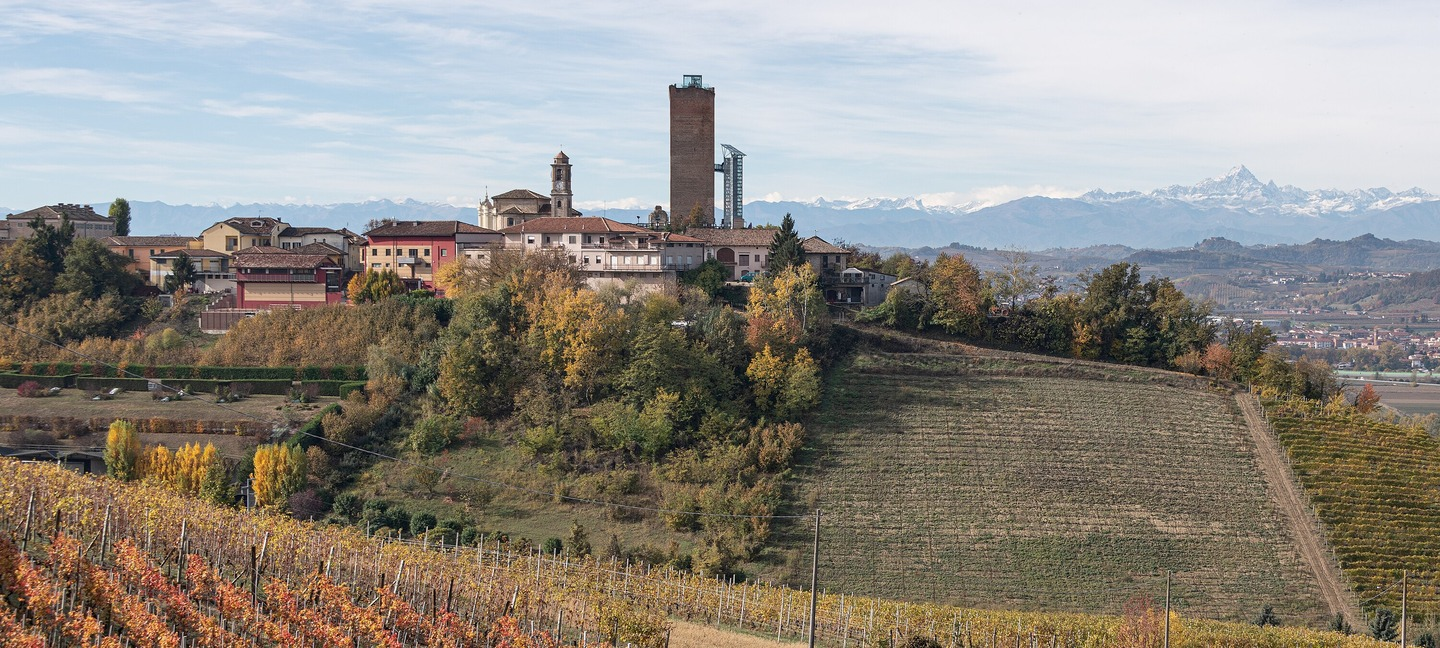
#> input picture photos/bb_barbaresco_tower.jpg, 1440 x 648 px, given in place of de_reds_cover_vineyard_pexels.jpg, which was not available
$ python build_fffa_reds_cover.py ../photos/bb_barbaresco_tower.jpg
#> lines starting #> are read from the running program, lines starting #| are printed output that depends on the picture; pictures that were not available may be replaced by others from this repository, and a replacement may not be noted
"""Build the two photographs the FFFA "Red Wines of Germany" deck grades: the cover, and
the Stuttgart terraces on the closing page.

WHY A BUILD STEP. The photograph (Saman Taheri / Unsplash, 4912x7360) is a portrait
whose glass runs from ~14% to ~86% of the frame, and fff_cover() sets its type in the
lower third of the page, so the title would cross the stem and base. Rather than crop
into the glass or put a scrim over it, the whole glass is placed in the UPPER part of the
page and the photo's own black background is extended below it for the type -- the same
idea as build_fff_cover.py for the Viognier cover.

HOW. The photo is scaled to 28% (so the glass is ~1,480px tall), shifted up so the splash
tip sits ~190px from the top and the base clears the type zone (~y=1788), then composited
over flat near-black with feathered left, right and bottom edges so the spotlit halo fades
into the black instead of ending in a visible rectangle. Output is exactly 2160x2700, so
fff_cover() adds no further crop. The glass was first placed 110px up; the base then came
within ~50px of the kicker icon, tight against the 120px rhythm elsewhere, so it is 150px.

THE VINEYARD COVER (current). Steve supplied a 3024x4032 photograph of a vine row with clusters of
dark red-wine grapes and a village below the slope (Pexels, Sayed Masoumi; the photographer's name
is from the file name). Location is NOT asserted: Pexels carries none and the file has none.

ROUND 3 (current): ZOOMED OUT to show the bunches. zoom=0.60 places the whole photograph, village at
the top to bunches at the base, in the ~1,730px above the type zone. Nothing is cropped. The page is
still full-bleed: the 40% of width the smaller photo leaves is filled with the photo's own edges
mirrored outward and blurred, darkened gently toward the page edge, so the vegetation appears to
continue past the frame. The first backdrop (a blurred, dimmed full-width copy) read as a gray
pillarbox and was replaced. The fade into near-black ends at the photo's own bottom edge (y=1728).
Measured on the dark, non-green mass below the village (bunches and dark vine bases; median at 82%
of the photo's height): visible 15% at zoom 1.00, 40% at 0.76, 57% at 0.68, 85% at 0.60. A first
measurement used a color mask and was wrong: it counted dark neutral roofs as grapes. The cost of
zooming out is that the sharp photo is 60% of the page width; 0.68 or 0.76 are one parameter away.

ROUND 2: top-aligned at full page width so the village shows (zoom 1.0); the bunches, which are at
68-98% of the photo's height, mostly fell under the type zone. ROUND 1: bunches framed, village
cropped out (shift_up 1,304 then 1,180).

THE GLASSES COVER (previous; retained, build with --glasses). Steve supplied a photograph of two glasses of red wine at a
candlelit table (photos/de_reds_cover_glasses_612.jpg, 612x408 px, no embedded credit or license
data) and asked for a close crop on the glasses. That is a 334 px-wide crop filling a 2160 px
cover: a 6.5x ENLARGEMENT, which no treatment can make sharp. What was done to make it as good as
it can be (see build_glasses_cover): crop 334x339 around both glasses; denoise first (the JPEG's
8x8 blocks show as stair-steps on the rims under plain Lanczos); two 2x Lanczos steps; a light
unsharp mask; and fine monochrome film grain (sigma 5) so the remaining softness reads as
photographic texture rather than blur. The stems and table fade into near-black below the wine so
the type has a dark zone, as with the splash cover. The earlier splash cover is retained
(`--splash`) but no longer used.

THE TERRACES (closing page). The Stuttgart photograph is a dusk shot: its photo band measured
0.040 mean luminance against 0.19-0.30 on the deck's other five pages. A gamma lift of 0.6
(x ** 0.6) takes it to 0.095: the stone walls, huts and vine rows become legible and the dusk
mood survives; 0.5 (0.126) started to look flat. The original is untouched; the graded copy is
photos/de_reds_stuttgart_terraces_graded.jpg.
"""
import os
import sys

import numpy as np
from PIL import Image

ROOT = os.path.join(os.path.dirname(os.path.abspath(__file__)), "..")
SRC = f"{ROOT}/photos/de_reds_cover_splash.jpg"
OUT = f"{ROOT}/photos/fff_reds_cover.jpg"
W, H = 2160, 2700
SCALE = 0.28
SHIFT_UP = 150
FEATHER_SIDES, FEATHER_BOTTOM = 280, 220


def smooth(t):
    t = np.clip(t, 0, 1)
    return t * t * (3 - 2 * t)


def build_vineyard_cover(zoom=0.60, shift_up=0, fade_from=1560, fade_to=1780, feather=110, blur=14, dim=0.5,
                         backdrop="mirror", out=None):
    """zoom=1.0 fills the page width (the village framing). zoom<1 ZOOMS OUT: the photo is placed at
    zoom x the page width, so more of its height fits above the type zone (zoom 0.6 shows the whole
    photo, village to bunches), and the bands at the sides are filled with a blurred, dimmed copy of
    the photo itself, so the cover stays full-bleed. The sharp photo's left and right edges are
    feathered into that backdrop. The fade into near-black ends by fade_to, or by the photo's own
    bottom edge if that is higher (a fade that runs past the edge leaves a faint step)."""
#> called with zoom = 0.6, shift_up = 0, fade_from = 1560, fade_to = 1780, feather = 110, blur = 14, dim = 0.5, backdrop = 'mirror'
    from PIL import ImageFilter
    src = Image.open(f"{ROOT}/photos/de_reds_cover_vineyard_pexels.jpg").convert("RGB")
#> src is the input picture: PIL image 1440x648 RGB; mean R, G, B 142.2, 137.5, 129.9
    full_h = int(round(src.height * W / src.width))
#> full_h = 972
    full = src.resize((W, full_h), Image.LANCZOS)
    ws = int(round(W * zoom)); hs = int(round(src.height * ws / src.width))
#> after `hs = int(round(src.height * ws / src.width))`: hs = 583
    sharp = np.asarray(full if zoom >= 0.999 else src.resize((ws, hs), Image.LANCZOS)).astype(np.float32)
    if zoom >= 0.999:
        ws, hs = W, full_h
    bg = np.array([8.0, 7.0, 6.0], np.float32)
    canvas = np.zeros((H, W, 3), np.float32); canvas[:] = bg
    top = -shift_up
    ys = np.arange(H, dtype=np.float32)[:, None]
    edge_y = fade_to if zoom >= 0.999 else min(fade_to, top + hs)
#> edge_y = 583
    alpha_y = 1 - smooth((ys - fade_from) / float(max(edge_y - fade_from, 1)))
    if zoom < 0.999 and backdrop == "mirror":
        # backdrop v2: the photo's OWN edges mirrored outward and blurred, so the vegetation appears to
        # continue past the frame, then darkened gently toward the page edges. The first version (below)
        # blurred and dimmed a separate full-width copy: it read as a gray pillarbox with visible edges.
        rows = min(hs, H)
#> rows = 583
        padl = (W - ws) // 2; padr = W - ws - padl
        ext = np.pad(sharp[:rows], ((0, 0), (padl, padr), (0, 0)), mode="reflect")
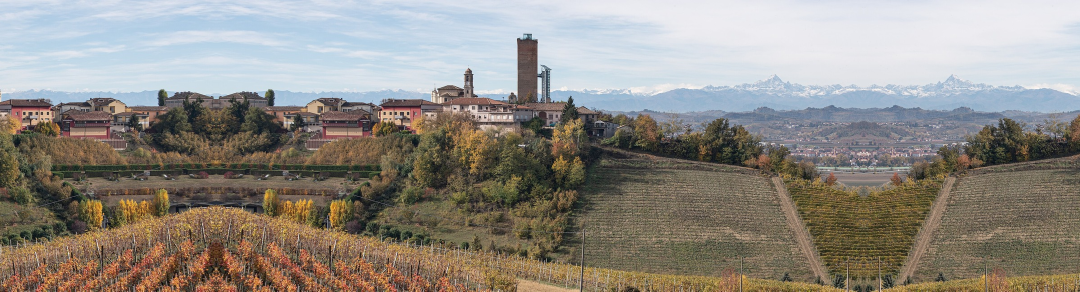
#> ext: shape (583, 2160, 3) float32 (shown at 1/2 size); mean R, G, B 143.5, 138.6, 131.4
        small = Image.fromarray(ext.clip(0, 255).astype("uint8")).resize((W // 4, rows // 4), Image.LANCZOS)
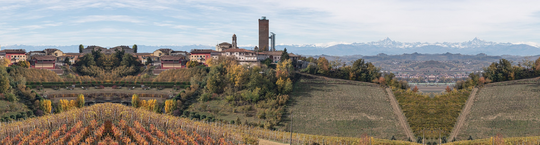
#> small: PIL image 540x145 RGB; mean R, G, B 143.5, 138.6, 131.4
        back = np.asarray(small.filter(ImageFilter.GaussianBlur(blur)).resize((W, rows), Image.BICUBIC)).astype(np.float32)
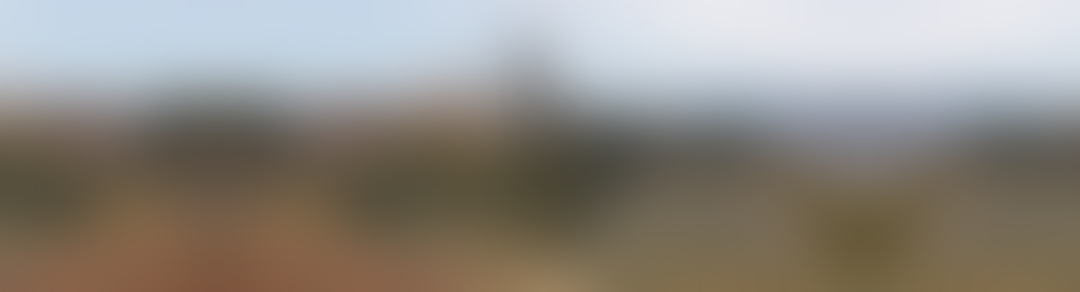
#> back: shape (583, 2160, 3) float32 (shown at 1/2 size); mean R, G, B 143.6, 138.8, 130.7
        xs_full = np.arange(W, dtype=np.float32)[None, :]
        dist = np.maximum(padl - xs_full, xs_full - (W - padr - 1)).clip(0, None) / float(max(padl, 1))
        back *= (1 - 0.40 * np.clip(dist, 0, 1))[..., None]          # darker toward the page edge
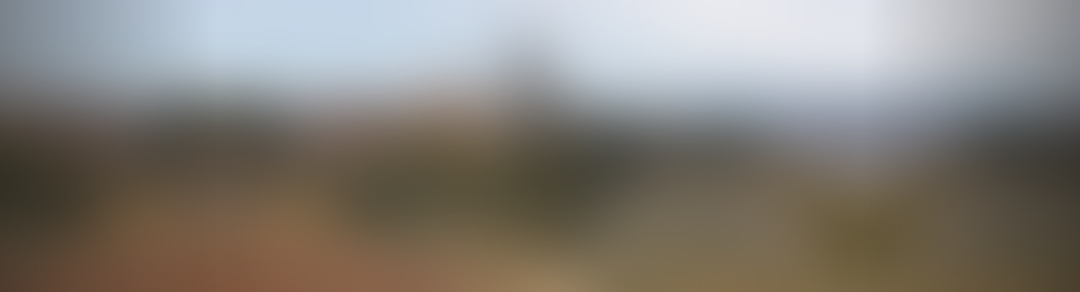
#> back: shape (583, 2160, 3) float32 (shown at 1/2 size); mean R, G, B 132, 127.5, 120.5
        canvas[:rows] = canvas[:rows] * (1 - alpha_y[:rows, None]) + back * alpha_y[:rows, None]
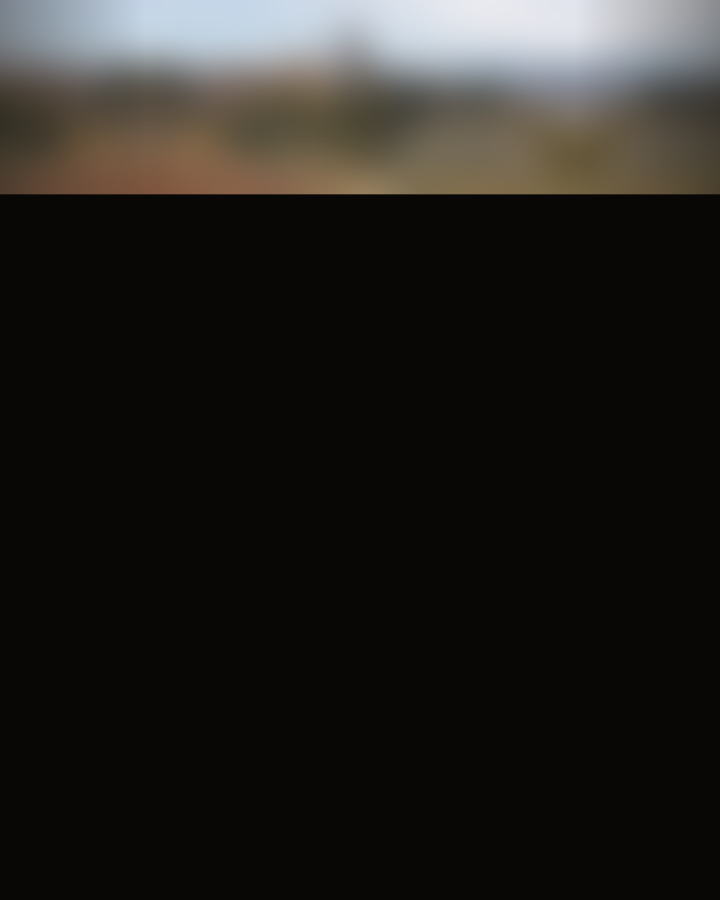
#> canvas: shape (2700, 2160, 3) float32 (shown at 1/3 size); mean R, G, B 28.5, 27.5, 26
    elif zoom < 0.999:
        # backdrop v1 ("copy"): the full-width copy, top-aligned, blurred (on a small copy for speed) and dimmed
        small = full.resize((W // 4, full_h // 4), Image.LANCZOS).filter(ImageFilter.GaussianBlur(blur))
        back = np.asarray(small.resize((W, full_h), Image.BICUBIC)).astype(np.float32) * dim
        rows = min(H, full_h)
        canvas[:rows] = canvas[:rows] * (1 - alpha_y[:rows, None]) + back[:rows] * alpha_y[:rows, None]
    x0 = (W - ws) // 2
    xs = np.arange(ws, dtype=np.float32)[None, :]
    alpha_x = smooth(np.minimum(xs, ws - 1 - xs) / float(feather)) if zoom < 0.999 else np.ones((1, ws), np.float32)
    y0, y1 = max(top, 0), min(top + hs, H)
#> y0 = 0; y1 = 583
    sub = sharp[y0 - top:y1 - top]
    a = (alpha_y[y0:y1] * alpha_x)[..., None]
    canvas[y0:y1, x0:x0 + ws] = canvas[y0:y1, x0:x0 + ws] * (1 - a) + sub * a
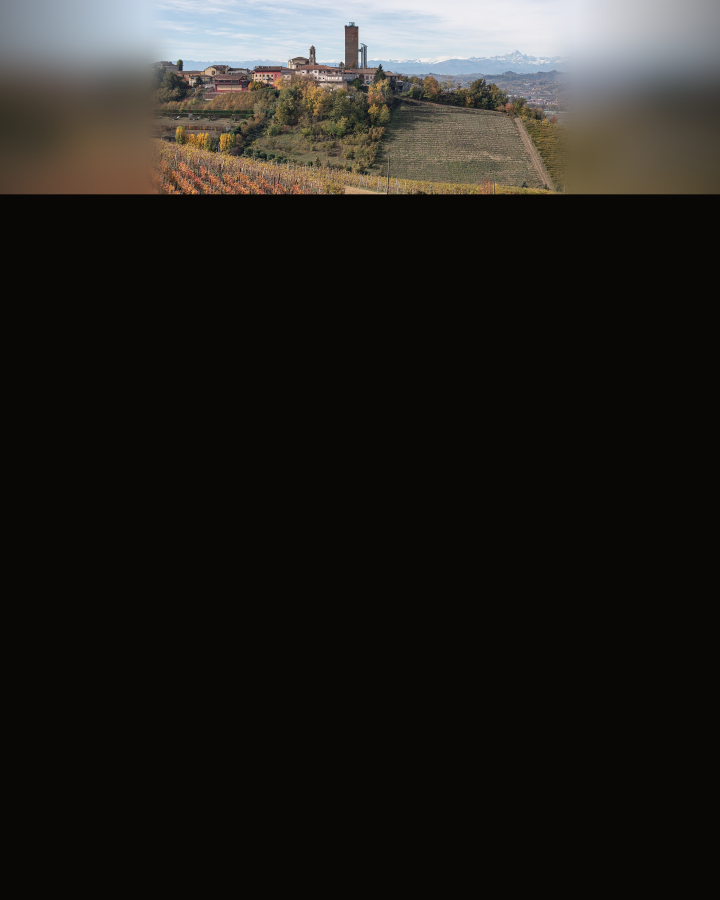
#> canvas: shape (2700, 2160, 3) float32 (shown at 1/3 size); mean R, G, B 28.5, 27.5, 26
    out = out or f"{ROOT}/photos/fff_reds_cover_vineyard.jpg"
    Image.fromarray(canvas.clip(0, 255).astype("uint8")).save(out, quality=95)
    print(f"vineyard cover built: {out}  (zoom {zoom}: photo {ws}x{hs}, shifted up {shift_up}px, fade {fade_from}-{edge_y})")
#| vineyard cover built: arc2/../photos/fff_reds_cover_vineyard.jpg  (zoom 0.6: photo 1296x583, shifted up 0px, fade 1560-583)


# [35 lines left out: functions build_glasses_cover, grade_terraces, not called in this run]


def main():
    build_vineyard_cover()
    if "--terraces" in sys.argv:        # the closing page no longer uses the Stuttgart terraces
        grade_terraces()
    if "--glasses" in sys.argv:
        build_glasses_cover()
    if "--splash" in sys.argv:
        build_splash_cover()


# [17 lines left out: function build_splash_cover, not called in this run]


if __name__ == "__main__":
    main()

$ run again, on photos/bb_mendoza_andes.jpg
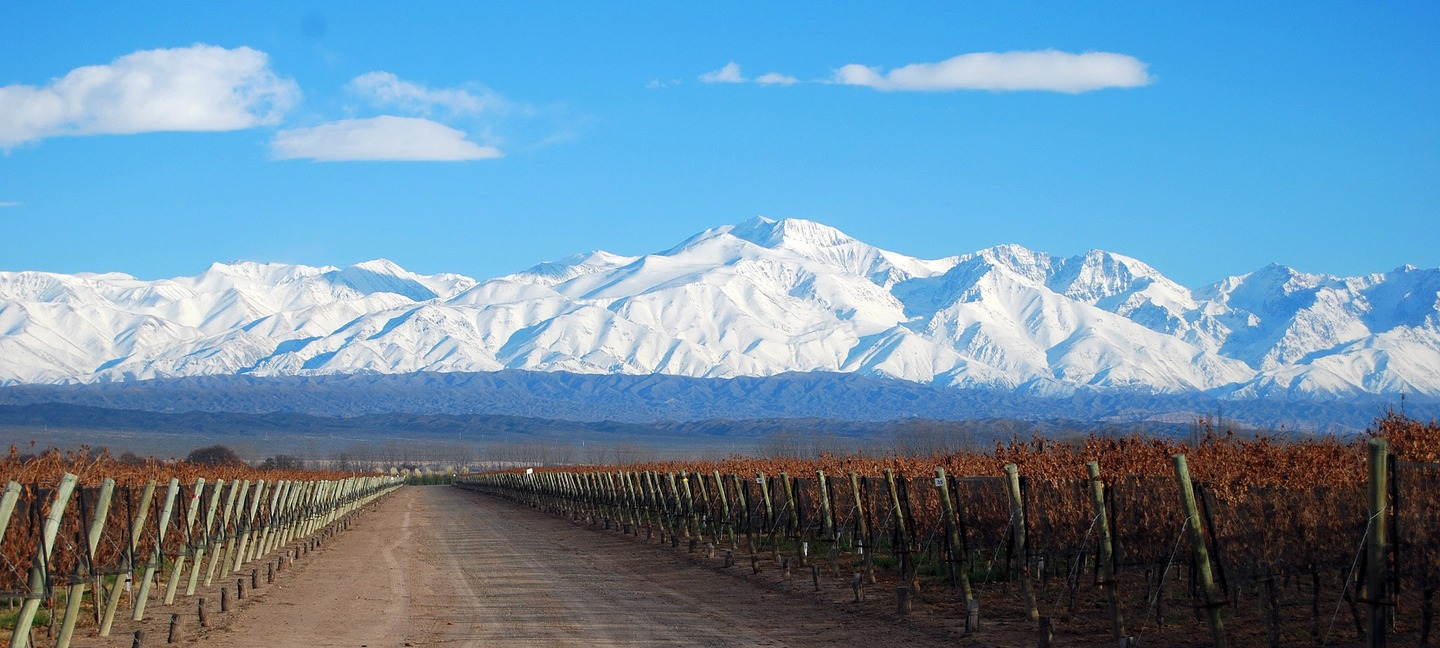
#> input picture photos/bb_mendoza_andes.jpg, 1440 x 648 px, given in place of de_reds_cover_vineyard_pexels.jpg, which was not available
#> in build_vineyard_cover, src is the input picture: PIL image 1440x648 RGB; mean R, G, B 106.2, 142.8, 168.9
#> in build_vineyard_cover, `back *= (1 - 0.40 * np.clip(dist, 0, 1))[..., None]`:
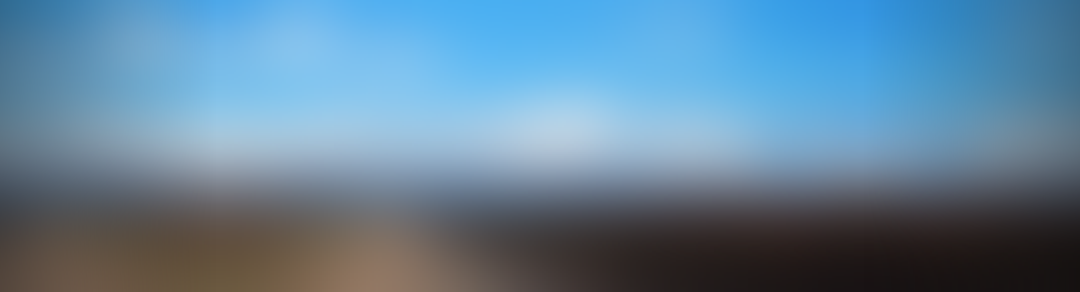
#> back: shape (583, 2160, 3) float32 (shown at 1/2 size); mean R, G, B 97.1, 130.6, 154.6
#> in build_vineyard_cover, `canvas[y0:y1, x0:x0 + ws] = canvas[y0:y1, x0:x0 + ws] * (1 - a) + sub ..`:
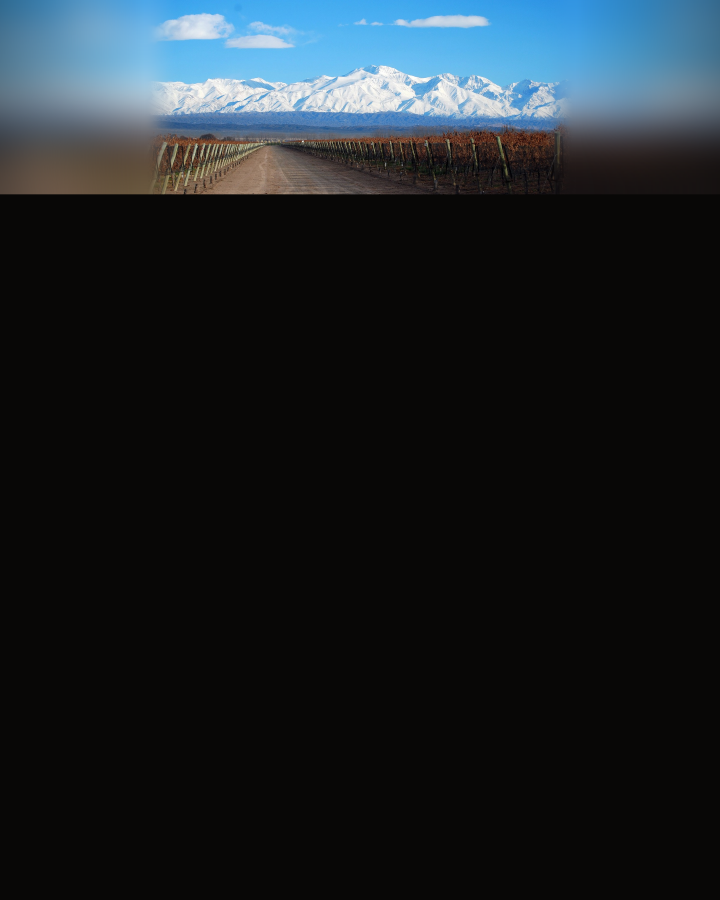
#> canvas: shape (2700, 2160, 3) float32 (shown at 1/3 size); mean R, G, B 23, 28.2, 33.4
#| vineyard cover built: arc2/../photos/fff_reds_cover_vineyard.jpg  (zoom 0.6: photo 1296x583, shifted up 0px, fade 1560-583)
